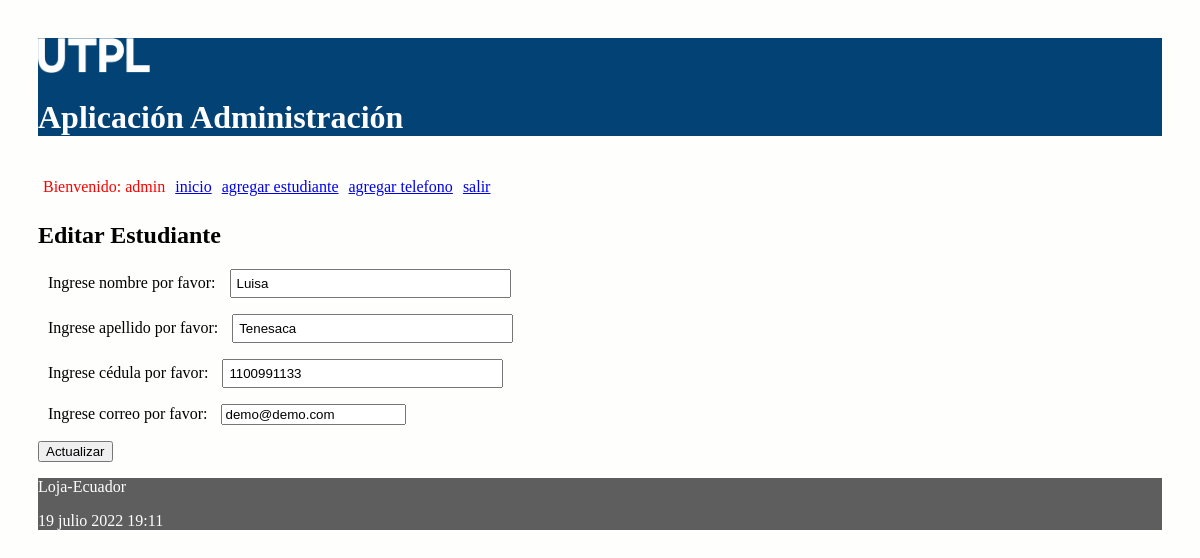
The app's page /editar_estudiante/2 (signed in) with its own data.
### administrativo/models.py (models this page shows, shortened)
class Estudiante(models.Model):
    nombre = models.CharField(max_length=30)
    apellido = models.CharField(max_length=30)
    cedula = models.CharField(max_length=30, unique=True)
    correo = models.EmailField()

### administrativo/views.py (the view)
# urls.py: path('editar_estudiante/<int:id>', views.editar_estudiante,
@login_required(login_url='/entrando/login/')
def editar_estudiante(request, id):
    estudiante = Estudiante.objects.get(pk=id)
    if request.method=='POST':
        formulario = EstudianteForm(request.POST, instance=estudiante)
        print(formulario.errors)
        if formulario.is_valid():
            formulario.save()
            return redirect(index)
    else:
        formulario = EstudianteForm(instance=estudiante)
    diccionario = {'formulario': formulario}
    return render(request, 'editarEstudiante.html', diccionario)

### administrativo/forms.py (shortened to what this page needs)
class EstudianteForm(ModelForm):
    class Meta:
        model = Estudiante
        fields = ['nombre', 'apellido', 'cedula', 'correo']
        labels = {
            'nombre': _('Ingrese nombre por favor'),
            'apellido': _('Ingrese apellido por favor'),
            'cedula': _('Ingrese cédula por favor'),
            'correo': _('Ingrese correo por favor'),
        }

### administrativo/templates/editarEstudiante.html (shortened to what this page needs)
{% extends "master.html" %}
{% block content %}
<h2>Editar Estudiante</h3>
<form action="" method="post">
  {{formulario.as_p}}
  <p><input type='submit' value='Actualizar'/></p>
</form>
{% endblock %}

### administrativo/templates/master.html (shortened to what this page needs)
<!DOCTYPE html>
<html>
  <head>
    {% load static %}
    <link rel="stylesheet" type="text/css" href="{% static 'css/estilos.css' %}">
    <link rel="stylesheet" type="text/css" href="https://cdn.datatables.net/1.10.25/css/jquery.dataTables.min.css">
  </head>
  <body>
  <header>
    <img src="{% static 'images/logo.png' %}" height="10%" width="10%" alt="My image">
    <h1>Aplicación Administración </h1>
    <nav class="top_menu">
      <ul>
        {% if user.is_authenticated %}
          <li> <span class="nombre_usuario"> Bienvenido: {{user.username}} </span></li>
        {% endif %}
        <li><a href="{% url 'index' %}">inicio</a></li>
        <li><a href="{% url 'crear_estudiante' %}">agregar estudiante</a></li>
        <li><a href="{% url 'crear_numero_telefonico' %}">agregar telefono</a></li>
        {% if user.is_authenticated %}
          <li><a href="{% url 'logout_view' %}">salir</a></li>
        {% else %}
          <li>[<a href="{% url 'login' %}">ingresar</a>]</li>
        {% endif %}
      </ul>
    </nav>
  </header>
  <section>
      {% block content %}
      {% endblock %}
  </section>
    <footer>
      <p>Loja-Ecuador</p>
      <p>{% now "j F Y H:i" %}</p>
    </footer>
  </body>
</html>

### administrativo/static/css/estilos.css (style rules this page uses)
body { background: #FEFEFD; padding: 30px; }
header { background: #034275; color: #FFF; }
section { width: 100%; }
input[type=text], input[type=number] { width: 25%; padding: 5px 5px; box-sizing: border-box; }
label { padding: 12px 10px; }
.nombre_usuario { color: red; }
.top_menu ul { list-style:none; float:left; padding: 5px; width:95%; }
.top_menu ul li { float:left; margin-right:10px; margin-bottom:5px; text: #FFF; }
footer { background: #5E5E5E; color: #FFF; }

### records on screen
Estudiante: nombre "Luisa", apellido "Tenesaca", cedula "1100991133", correo "demo@demo.com"

### other values on screen
{{ user.username }} "admin"
